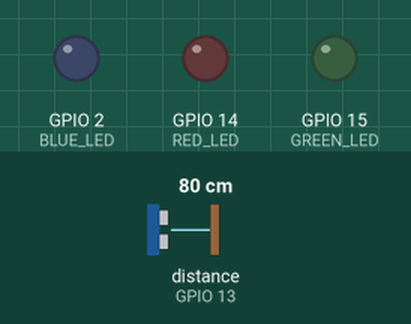
Bench run of a sketch on a simulated ESP32. Shown: output pins drawn as LEDs (lit = HIGH). Wiring (inferred from the names in the program): ultrasonic range finder: trigger GPIO 12; echo GPIO 13. Dashed ring = blinking. The test bench sets the inputs (shaded band); at power-on: distance to the obstacle (sensor on GPIO 13) 80 cm. The echo pulse lasts 58.3 µs per cm; WiFi joins after 1.5 s; servers stay silent unless stated; uploads are accepted with an empty reply; the modem accepts every AT command (registered, SIM ready, sends succeed) and sends nothing else; pins used as bus, display or sensor lines are not drawn; what the sketch prints to the serial monitor is not drawn.

Above: at 2.7 s.
2.8 s: distance to the obstacle (sensor on GPIO 13) set to 33 cm
5.1 s: distance to the obstacle (sensor on GPIO 13) set to 27 cm
At 5.34 s:
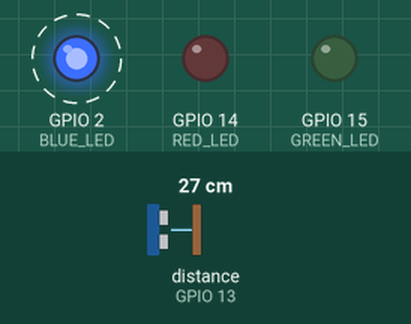
9.6 s: distance to the obstacle (sensor on GPIO 13) set to 22 cm
12.6 s: distance to the obstacle (sensor on GPIO 13) set to 18 cm
At 13.32 s:
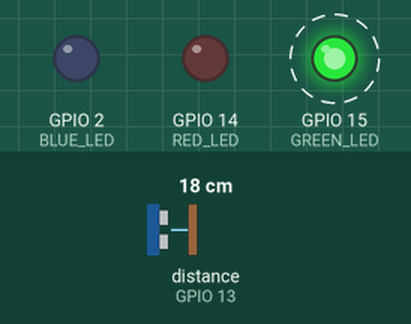
17.1 s: distance to the obstacle (sensor on GPIO 13) set to 12 cm
20.0 s: distance to the obstacle (sensor on GPIO 13) set to 9 cm
At 20.9 s:
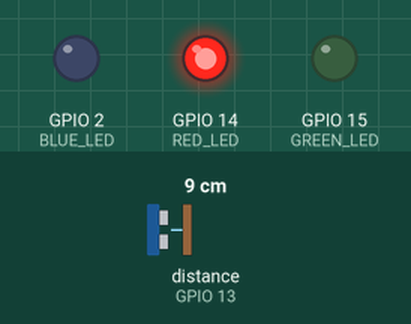
Timing chart, 0 to 23.0 s (numbered marks = the images above; inputs shaded):
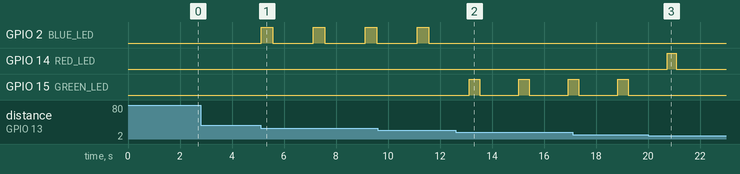

The sketch:

exam.ino
```cpp
#include <WiFi.h>
#include <HTTPClient.h>

const char* ssid = "YOUR_WIFI_NAME";
const char* password = "YOUR_WIFI_PASSWORD";

String serverName = "http://YOUR_IP/motion/insert.php";

// Ultrasonic
#define TRIG_PIN 12
#define ECHO_PIN 13

// LEDs
#define RED_LED    14
#define GREEN_LED  15
#define BLUE_LED   2

long duration;
float distance;

HardwareSerial gsm(1);

void setup() {

  Serial.begin(115200);

  pinMode(TRIG_PIN, OUTPUT);
  pinMode(ECHO_PIN, INPUT);

  pinMode(RED_LED, OUTPUT);
  pinMode(GREEN_LED, OUTPUT);
  pinMode(BLUE_LED, OUTPUT);

  // GSM
  gsm.begin(9600, SERIAL_8N1, 3, 1);

  // WiFi
  WiFi.begin(ssid, password);

  Serial.print("Connecting WiFi");

  while(WiFi.status() != WL_CONNECTED)
  {
    delay(500);
    Serial.print(".");
  }

  Serial.println("\nWiFi Connected");
  Serial.println(WiFi.localIP());
}

void loop()
{
  digitalWrite(TRIG_PIN, LOW);
  delayMicroseconds(2);

  digitalWrite(TRIG_PIN, HIGH);
  delayMicroseconds(10);

  digitalWrite(TRIG_PIN, LOW);

  duration = pulseIn(ECHO_PIN, HIGH);

  distance = duration * 0.034 / 2;

  Serial.print("Distance: ");
  Serial.println(distance);

  digitalWrite(RED_LED, LOW);
  digitalWrite(GREEN_LED, LOW);
  digitalWrite(BLUE_LED, LOW);

  String motion = "NO";

  if(distance <= 10)
  {
    motion = "DETECTED_10CM";

    digitalWrite(RED_LED, HIGH);
    delay(350);
    digitalWrite(RED_LED, LOW);
    delay(250);

    sendSMS("ALERT! Object detected within 10cm");
  }

  else if(distance <= 20)
  {
    motion = "DETECTED_20CM";

    digitalWrite(GREEN_LED, HIGH);
    delay(400);
    digitalWrite(GREEN_LED, LOW);
    delay(300);
  }

  else if(distance <= 30)
  {
    motion = "DETECTED_30CM";

    digitalWrite(BLUE_LED, HIGH);
    delay(450);
    digitalWrite(BLUE_LED, LOW);
    delay(350);
  }

  if(WiFi.status() == WL_CONNECTED)
  {
    HTTPClient http;

    String url = serverName + "?motion=" + motion;

    http.begin(url);

    int responseCode = http.GET();

    Serial.print("HTTP Response: ");
    Serial.println(responseCode);

    http.end();
  }

  delay(1000);
}

void sendSMS(String message)
{
  gsm.println("AT+CMGF=1");
  delay(1000);

  gsm.println("AT+CMGS=\"+2507XXXXXXXX\"");
  delay(1000);

  gsm.print(message);
  delay(500);

  gsm.write(26);
  delay(3000);
}
```

Measured:
- the behaviour switches between 31 and 30 cm on distance to the obstacle (sensor on GPIO 13) (found by bisection; images 0 and 1)
- the behaviour switches between 21 and 20 cm on distance to the obstacle (sensor on GPIO 13) (found by bisection; images 1 and 2)
- the behaviour switches between 11 and 10 cm on distance to the obstacle (sensor on GPIO 13) (found by bisection; images 2 and 3)
- after the input at 2.8 s, every drawn part: stays the same
- after the input at 5.1 s, GPIO 2 (BLUE_LED): alternates HIGH for 0.45 s and LOW for 1.6 s, starting at once
- after the input at 12.6 s, GPIO 2 (BLUE_LED): stops changing and stays LOW; GPIO 15 (GREEN_LED): alternates HIGH for 0.40 s and LOW for 1.5 s, starting after 0.53 s
- after the input at 20.0 s, GPIO 14 (RED_LED): LOW → HIGH after 0.73 s, → LOW 0.35 s later; GPIO 15 (GREEN_LED): stops changing and stays LOW
